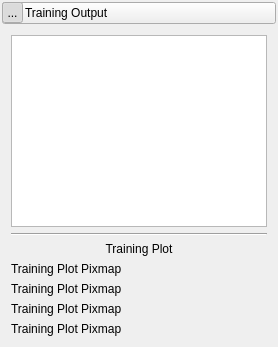
    <widget class="QWidget" name="training_panel" native="true">
     <property name="sizePolicy">
      <sizepolicy hsizetype="Preferred" vsizetype="Fixed">
       <horstretch>0</horstretch>
       <verstretch>0</verstretch>
      </sizepolicy>
     </property>
     <layout class="QVBoxLayout" name="verticalLayout_10">
      <property name="spacing">
       <number>2</number>
      </property>
      <property name="leftMargin">
       <number>2</number>
      </property>
      <property name="topMargin">
       <number>2</number>
      </property>
      <property name="rightMargin">
       <number>2</number>
      </property>
      <property name="bottomMargin">
       <number>2</number>
      </property>
      <item>
       <widget class="QWidget" name="training_header_background" native="true">
        <layout class="QVBoxLayout" name="verticalLayout_11">
         <property name="leftMargin">
          <number>0</number>
         </property>
         <property name="topMargin">
          <number>0</number>
         </property>
         <property name="rightMargin">
          <number>0</number>
         </property>
         <property name="bottomMargin">
          <number>0</number>
         </property>
         <item>
          <widget class="QPushButton" name="training_header">
           <property name="sizePolicy">
            <sizepolicy hsizetype="Preferred" vsizetype="Fixed">
             <horstretch>0</horstretch>
             <verstretch>0</verstretch>
            </sizepolicy>
           </property>
           <property name="minimumSize">
            <size>
             <width>215</width>
             <height>21</height>
            </size>
           </property>
           <layout class="QHBoxLayout" name="horizontalLayout_6">
            <property name="spacing">
             <number>2</number>
            </property>
            <property name="leftMargin">
             <number>0</number>
            </property>
            <property name="topMargin">
             <number>0</number>
            </property>
            <property name="rightMargin">
             <number>0</number>
            </property>
            <property name="bottomMargin">
             <number>0</number>
            </property>
            <item>
             <widget class="QToolButton" name="training_open_button">
              <property name="minimumSize">
               <size>
                <width>21</width>
                <height>21</height>
               </size>
              </property>
              <property name="maximumSize">
               <size>
                <width>21</width>
                <height>21</height>
               </size>
              </property>
              <property name="text">
               <string>...</string>
              </property>
              <property name="icon">
               <iconset resource="../Resources/ShapeWorksStudio.qrc">
                <normaloff>:/Studio/Images/RightArrowWhite.png</normaloff>
                <normalon>:/Studio/Images/DownArrowWhite.png</normalon>:/Studio/Images/RightArrowWhite.png</iconset>
              </property>
              <property name="checkable">
               <bool>true</bool>
              </property>
              <property name="checked">
               <bool>true</bool>
              </property>
             </widget>
            </item>
            <item>
             <widget class="QLabel" name="training_label">
              <property name="text">
               <string>Training Output</string>
              </property>
             </widget>
            </item>
           </layout>
          </widget>
         </item>
        </layout>
       </widget>
      </item>
      <item>
       <widget class="QWidget" name="training_content" native="true">
        <layout class="QGridLayout" name="gridLayout_13">
         <item row="2" column="0">
          <widget class="QLabel" name="label_10">
           <property name="text">
            <string>Training Plot</string>
           </property>
           <property name="alignment">
            <set>Qt::AlignmentFlag::AlignCenter</set>
           </property>
          </widget>
         </item>
         <item row="0" column="0">
          <widget class="QTableWidget" name="training_table"/>
         </item>
         <item row="5" column="0">
          <widget class="QLabel" name="training_plot_3">
           <property name="text">
            <string>Training Plot Pixmap</string>
           </property>
          </widget>
         </item>
         <item row="4" column="0">
          <widget class="QLabel" name="training_plot_2">
           <property name="text">
            <string>Training Plot Pixmap</string>
           </property>
          </widget>
         </item>
         <item row="3" column="0">
          <widget class="QLabel" name="training_plot">
           <property name="text">
            <string>Training Plot Pixmap</string>
           </property>
          </widget>
         </item>
         <item row="1" column="0">
          <widget class="Line" name="line_4">
           <property name="orientation">
            <enum>Qt::Orientation::Horizontal</enum>
           </property>
          </widget>
         </item>
         <item row="6" column="0">
          <widget class="QLabel" name="training_plot_4">
           <property name="text">
            <string>Training Plot Pixmap</string>
           </property>
          </widget>
         </item>
        </layout>
       </widget>
      </item>
     </layout>
    </widget>
